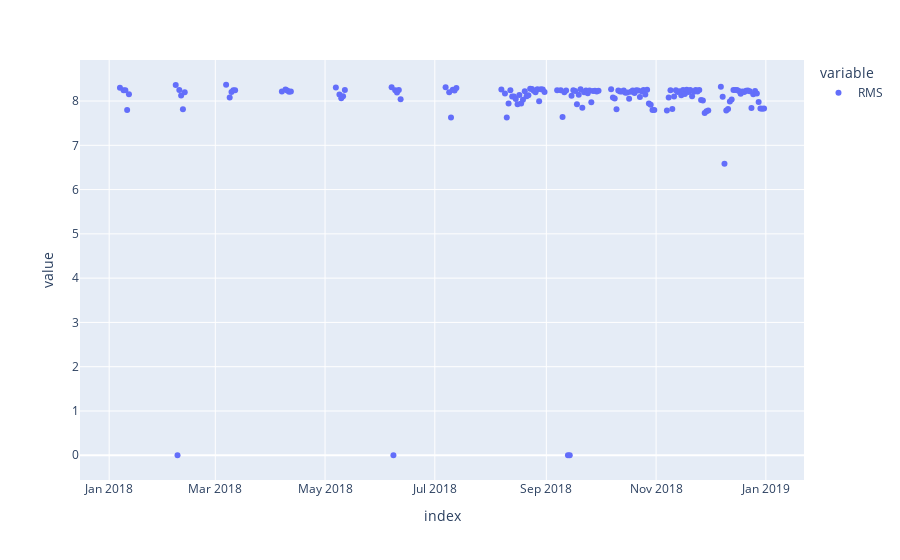

The code cell stored with this chart in its notebook:
### Code cell
fig=go.Figure()
#fig.add_trace(go.Scatter(x=RMS_copy.index,y=RMS_copy.RMS,name='RMS'))
px.scatter(final_df.RMS,labels={'x':'Date','y':'Value'})

### Figure 1 — Plotly figure (JSON) as saved in the notebook; plotly's stock layout.template omitted (floating-point values rounded to 4 significant figures; data arrays with more than 128 entries replaced by an {"elided": "..."} marker saying what was removed)
{"data": [{"hovertemplate": "variable=RMS<br>index=%{x}<br>value=%{y}<extra></extra>", "legendgroup": "RMS", "marker": {"color": "#636efa", "symbol": "circle"}, "mode": "markers", "name": "RMS", "orientation": "v", "showlegend": true, "type": "scatter", "x": {"elided": "159 str values"}, "xaxis": "x", "y": {"elided": "159 float values"}, "yaxis": "y"}], "layout": {"legend": {"title": {"text": "variable"}, "tracegroupgap": 0}, "margin": {"t": 60}, "xaxis": {"anchor": "y", "domain": [0, 1], "title": {"text": "index"}}, "yaxis": {"anchor": "x", "domain": [0, 1], "title": {"text": "value"}}}}
